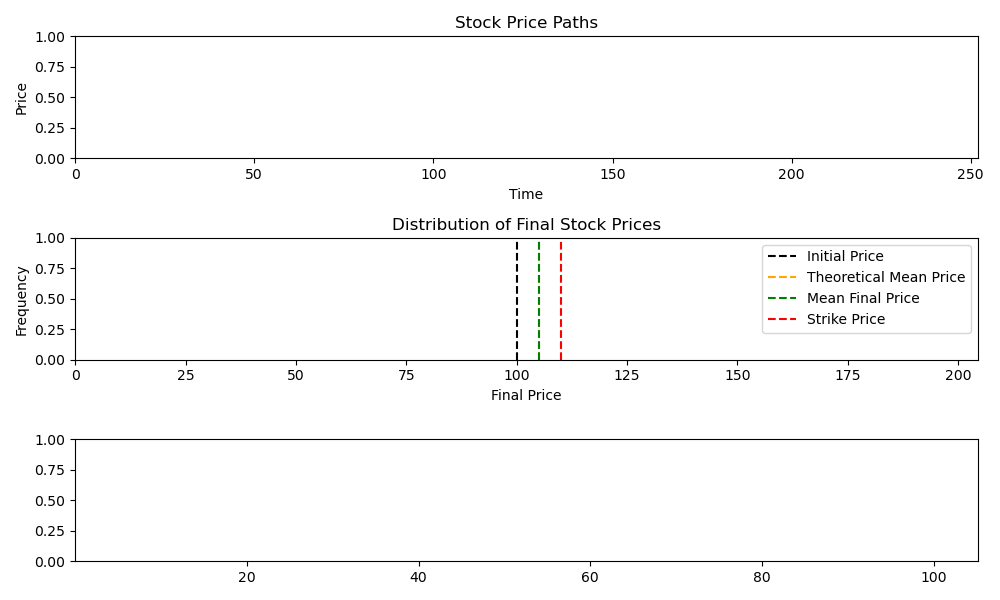

Write Python code to recreate this figure.
import numpy as np
import matplotlib.pyplot as plt
from scipy.stats import norm

random_seed = 23
rng = np.random.default_rng(random_seed)
p_init = 100
time_to_maturity = 1
strike_price = 110
risk_free_rate = 0.05
volatility = 0.2
num_simulations = 10000
sim_mean = p_init * np.exp(risk_free_rate * time_to_maturity)



def monte_carlo_option_pricing(p_init, strike_price, time_to_maturity, risk_free_rate, volatility, num_simulations, random_seed):
    num_steps = int(time_to_maturity * 252)  # Assuming 252 trading days in a year
    dt = time_to_maturity / num_steps
    rng = np.random.default_rng(random_seed)
    daily_shocks = rng.standard_normal(size = (num_simulations, num_steps)) * volatility * np.sqrt(dt)
    prices = np.zeros((num_simulations, num_steps + 1))
    prices[:, 0] = p_init
    for column in range(num_steps):
        prices[:, column + 1] = prices[:, column] * np.exp(((risk_free_rate) - 0.5 * volatility ** 2) * (time_to_maturity / num_steps) + daily_shocks[:, column])
    return prices


def black_scholes_call_price(p_init, strike_price, time_to_maturity, risk_free_rate, volatility):
    d1 = (np.log(p_init / strike_price) + (risk_free_rate + 0.5 * volatility ** 2) * time_to_maturity) / (volatility * np.sqrt(time_to_maturity))
    d2 = d1 - volatility * np.sqrt(time_to_maturity)
    call_price = p_init * norm.cdf(d1) - strike_price * np.exp(-risk_free_rate * time_to_maturity) * norm.cdf(d2)
    return call_price

fig, axs = plt.subplots(3, 1, figsize=(10, 6))

stock_data =monte_carlo_option_pricing(p_init, strike_price, time_to_maturity, risk_free_rate, volatility, num_simulations, random_seed)
bs_call_price = black_scholes_call_price(p_init, strike_price, time_to_maturity, risk_free_rate, volatility)
final_prices = stock_data[:, -1]
mean_price = np.mean(final_prices)
payoffs = np.maximum(final_prices - strike_price, 0)  
mean_payoff = np.mean(payoffs) 
zero_payoff_count = np.sum(payoffs == 0)
discounted_payoffs = np.exp(-risk_free_rate * time_to_maturity) * payoffs
mean_discounted_payoff = np.mean(discounted_payoffs)
stdev_discounted_payoff = np.std(discounted_payoffs)
stderr_discounted_payoff = stdev_discounted_payoff / np.sqrt(num_simulations)
print(sim_mean)
print(f"Mean discounted payoff: {mean_discounted_payoff} ± {stderr_discounted_payoff}")
print(f"Black-Scholes call price: {bs_call_price}")
# set up necessary variables for option pricing


#for i in range(num_simulations):    #plot paths
#    axs[0].plot(np.arange(time_to_maturity * 252 + 1), stock_data[i], alpha=0.5)
axs[0].set_title('Stock Price Paths')
axs[0].set_xlabel('Time')
axs[0].set_ylabel('Price')
axs[0].set_xlim([0, time_to_maturity * 252])

#axs[1].hist(final_prices, bins=400, alpha=0.7, color='blue', edgecolor='black')   #final price histogram
axs[1].axvline(x = p_init, color='black', linestyle='--', label='Initial Price')
axs[1].axvline(x=sim_mean, color='orange', linestyle='--', label='Theoretical Mean Price')
axs[1].axvline(x=mean_price, color='green', linestyle='--', label='Mean Final Price')
axs[1].axvline(x=strike_price, color='red', linestyle='--', label='Strike Price')
axs[1].set_title('Distribution of Final Stock Prices')
axs[1].set_xlabel('Final Price')
axs[1].set_ylabel('Frequency')
axs[1].set_xlim([0, np.max(final_prices)])
axs[1].legend()

#axs[2].hist(payoffs, bins = 140, alpha=0.7, color='orange', edgecolor='black')   #payoff histogram
axs[2].set_xlim([0.01, sim_mean])

plt.tight_layout()
plt.savefig('monte_carlo_option_pricing.png')
plt.show()
